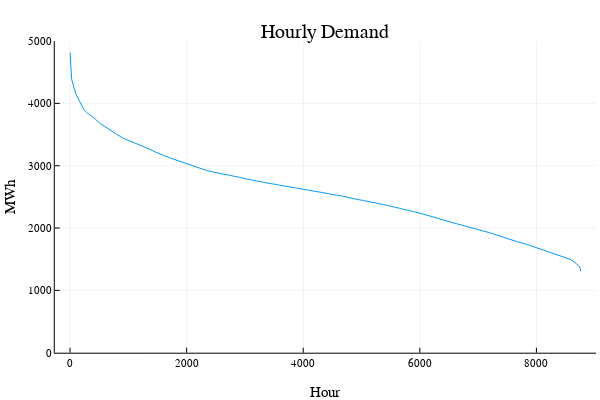

The code cell stored with this chart in its notebook:
### Markdown cell above
(Note that this time series starts at 0\:00-0\:59 [UTC](https://en.wikipedia.org/wiki/Coordinated_Universal_Time) time, or 5pm Pacific time)

You can see some of the seasonal trends here in San Diego electricity demand with some large peaks in demand in the summer months driven by air conditioning needs. This profile also includes the impact of about 600 MW of distributed solar PV installed behind the meter, which reduces the net load for the bulk generators we are planning here.

The chronological demand profile is a little hard to look at though, with all the daily variation, and since we're not considering intertemporal constraints (yet), let's resort the demand from highest to lowest hour of demand across the year, what is known as a **"load duration curve."**

### Code cell
plot(sort(demand.Demand, rev=true), ylims=(0,5000), label="")
title!("Hourly Demand")
xaxis!("Hour")
yaxis!("MWh")

### Figure 1 — Plotly figure (JSON) as saved in the notebook; plotly's stock layout.template omitted (floating-point values rounded to 4 significant figures; data arrays with more than 128 entries replaced by an {"elided": "..."} marker saying what was removed)
{"data": [{"colorbar": {"title": ""}, "legendgroup": "", "line": {"color": "rgba(0, 154, 250, 1.000)", "dash": "solid", "shape": "linear", "width": 1}, "mode": "lines", "name": "", "showlegend": false, "type": "scatter", "x": {"elided": "8760 int values"}, "xaxis": "x1", "y": {"elided": "8760 int values"}, "yaxis": "y1", "zmax": null, "zmin": null}], "layout": {"annotations": [{"font": {"color": "rgba(0, 0, 0, 1.000)", "family": "sans-serif", "size": 20}, "rotation": 0, "showarrow": false, "text": "Hourly Demand", "x": 0.5424, "xanchor": "center", "xref": "paper", "y": 1, "yanchor": "top", "yref": "paper"}], "height": 400, "legend": {"bgcolor": "rgba(255, 255, 255, 1.000)", "bordercolor": "rgba(0, 0, 0, 1.000)", "borderwidth": 1, "font": {"color": "rgba(0, 0, 0, 1.000)", "family": "sans-serif", "size": 11}, "tracegroupgap": 0, "traceorder": "normal", "x": 1, "xanchor": "auto", "y": 1, "yanchor": "auto"}, "margin": {"b": 20, "l": 0, "r": 0, "t": 20}, "paper_bgcolor": "rgba(255, 255, 255, 1.000)", "plot_bgcolor": "rgba(255, 255, 255, 1.000)", "showlegend": true, "width": 600, "xaxis": {"anchor": "y1", "domain": [0.09128, 0.9934], "gridcolor": "rgba(0, 0, 0, 0.100)", "gridwidth": 0.5, "linecolor": "rgba(0, 0, 0, 1.000)", "mirror": false, "range": [-261.8, 9023.0], "showgrid": true, "showline": true, "showticklabels": true, "tickangle": 0, "tickcolor": "rgb(0, 0, 0)", "tickfont": {"color": "rgba(0, 0, 0, 1.000)", "family": "sans-serif", "size": 11}, "tickmode": "array", "ticks": "inside", "ticktext": ["0", "2000", "4000", "6000", "8000"], "tickvals": [0, 2000, 4000, 6000, 8000], "title": "Hour", "titlefont": {"color": "rgba(0, 0, 0, 1.000)", "family": "sans-serif", "size": 15}, "type": "-", "visible": true, "zeroline": false, "zerolinecolor": "rgba(0, 0, 0, 1.000)"}, "yaxis": {"anchor": "x1", "domain": [0.07581, 0.9415], "gridcolor": "rgba(0, 0, 0, 0.100)", "gridwidth": 0.5, "linecolor": "rgba(0, 0, 0, 1.000)", "mirror": false, "range": [0, 5000], "showgrid": true, "showline": true, "showticklabels": true, "tickangle": 0, "tickcolor": "rgb(0, 0, 0)", "tickfont": {"color": "rgba(0, 0, 0, 1.000)", "family": "sans-serif", "size": 11}, "tickmode": "array", "ticks": "inside", "ticktext": ["0", "1000", "2000", "3000", "4000", "5000"], "tickvals": [0, 1000, 2000, 3000, 4000, 5000], "title": "MWh", "titlefont": {"color": "rgba(0, 0, 0, 1.000)", "family": "sans-serif", "size": 15}, "type": "-", "visible": true, "zeroline": false, "zerolinecolor": "rgba(0, 0, 0, 1.000)"}}}
